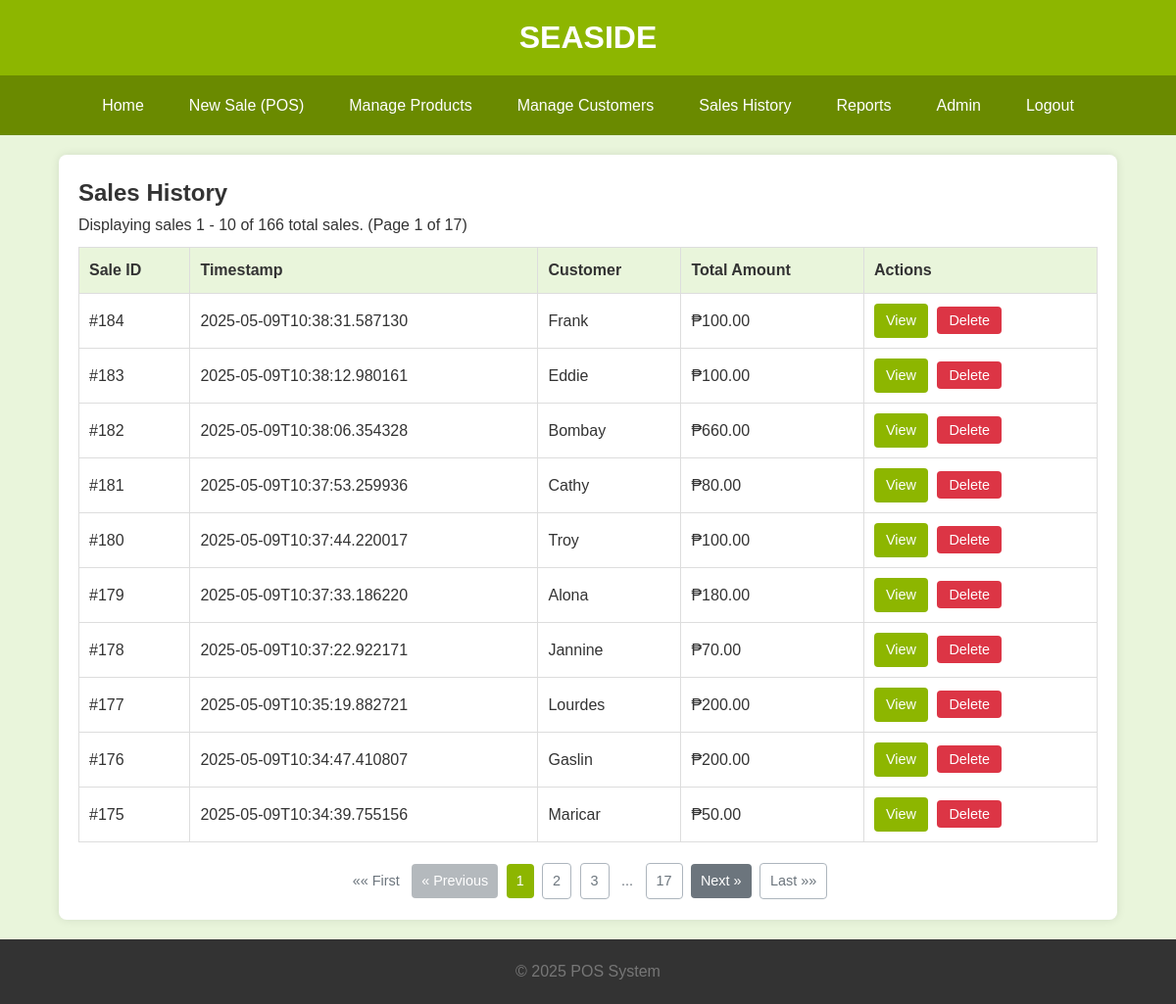
The page /sales (signed in) on the database its author committed.
### tables this page shows
CREATE TABLE Sales (
                SaleID INTEGER PRIMARY KEY AUTOINCREMENT,
                SaleTimestamp TEXT NOT NULL,
                TotalAmount REAL NOT NULL CHECK (TotalAmount >= 0),
                CustomerName TEXT DEFAULT 'N/A'
            );

### app.py (the view)
@app.route('/sales')
@app.route('/sales/page/<int:page_num>')
@login_required
def list_sales(page_num=1):
    total_sales = db.count_total_sales_db()
    sales_on_page = db.get_sales_paginated_db(page=page_num, per_page=ITEMS_PER_PAGE)
    if not sales_on_page and page_num > 1 and total_sales > 0:
        flash(f"No sales found on page {page_num}. Showing last available page.", "info")
        last_page = math.ceil(total_sales / ITEMS_PER_PAGE)
        return redirect(url_for('list_sales', page_num=last_page if last_page > 0 else 1))
    total_pages = math.ceil(total_sales / ITEMS_PER_PAGE) if total_sales > 0 else 0
    return render_template('sales/list.html',
                           sales=sales_on_page, title="Sales History",
                           current_page=page_num, total_pages=total_pages,
                           total_items=total_sales, per_page=ITEMS_PER_PAGE)

### app.py (called while the page is built)
@app.context_processor
def utility_processor():
    return {'now': datetime.datetime.now,
            'min': min,
            'max': max,
            'logged_in': session.get('logged_in', False)}  # Make login status available

def login_required(f):
    @wraps(f)
    def decorated_function(*args, **kwargs):
        if not session.get('logged_in'):
            flash("Please log in to access this page.", "warning")
            return redirect(url_for('login', next=request.url))  # Redirect to login, remember where user was going
        return f(*args, **kwargs)
    return decorated_function

### db_operations.py (called while the page is built)
def get_db_connection():
    conn = None
    try:
        conn = sqlite3.connect(DATABASE_URL)
        conn.row_factory = sqlite3.Row  # Access columns by name
        conn.execute("PRAGMA foreign_keys = ON;")  # Ensure foreign key constraints are enforced
        logging.debug("Database connection established.")
    except sqlite3.Error as e:
        logging.error(f"Database connection error: {e}", exc_info=True)
        raise  # Re-raise the exception if connection fails
    return conn

def get_sales_paginated_db(page=1, per_page=10):
    sql = """
          SELECT SaleID, SaleTimestamp, TotalAmount, CustomerName
          FROM Sales
          ORDER BY SaleTimestamp DESC, SaleID DESC LIMIT ? \
          OFFSET ? \
          """
    conn = None
    try:
        conn = get_db_connection()
        cursor = conn.cursor()
        offset = (page - 1) * per_page
        cursor.execute(sql, (per_page, offset))
        sales = cursor.fetchall()
        return sales  # Returns list of sqlite3.Row objects
    except sqlite3.Error as e:
        logging.error(f"Database error in get_sales_paginated_db: {e}", exc_info=True)
        return []
    finally:
        if conn: conn.close()

def count_total_sales_db():
    sql = "SELECT COUNT(*) FROM Sales"
    conn = None
    try:
        conn = get_db_connection()
        cursor = conn.cursor()
        cursor.execute(sql)
        total_sales = cursor.fetchone()[0]
        return total_sales
    except sqlite3.Error as e:
        logging.error(f"Database error in count_total_sales_db: {e}", exc_info=True)
        return 0
    finally:
        if conn: conn.close()

### templates/sales/list.html (shortened to what this page needs)
{% extends "base.html" %}
{% block content %}
<h2>Sales History</h2>
{% if sales %}
    <p style="margin-bottom: 10px;">
        Displaying sales {{ (current_page - 1) * per_page + 1 }} - {{ min(current_page * per_page, total_items) }} of {{ total_items }} total sales.
        (Page {{ current_page }} of {{ total_pages if total_pages > 0 else 1 }})
    </p>
    <div class="table-responsive-wrapper">
        <table>
            <thead>
                <tr>
                    <th>Sale ID</th>
                    <th>Timestamp</th>
                    <th>Customer</th>
                    <th>Total Amount</th>
                    <th>Actions</th>
                </tr>
            </thead>
            <tbody>
                {% for sale in sales %}
                <tr>
                    <td>#{{ sale.SaleID }}</td>
                    <td>{{ sale.SaleTimestamp }}</td>
                    <td>{{ sale.CustomerName if sale.CustomerName else 'N/A' }}</td>
                    <td>₱{{ "%.2f"|format(sale.TotalAmount) }}</td>
                    <td class="actions">
                        <a href="{{ url_for('view_sale', sale_id=sale.SaleID) }}" class="view-btn">View</a>
                        <form action="{{ url_for('delete_sale', sale_id=sale.SaleID) }}" method="POST" style="display:inline;" onsubmit="return confirm('Are you sure you want to delete Sale #{{ sale.SaleID }}? This will also delete all associated items and cannot be undone.');">
                             <button type="submit" class="delete-btn">Delete</button>
                        </form>
                    </td>
                </tr>
                {% endfor %}
            </tbody>
        </table>
    </div>
    {% if total_pages > 1 %}
    <div class="pagination" style="margin-top: 20px; text-align: center;">
        {% if current_page > 1 %} <a href="{{ url_for('list_sales', page_num=1) }}" class="btn btn-outline-secondary">&laquo;&laquo; First</a> {% else %} <span class="btn btn-outline-secondary disabled">&laquo;&laquo; First</span> {% endif %}
        {% if current_page > 1 %} <a href="{{ url_for('list_sales', page_num=current_page - 1) }}" class="btn btn-secondary">&laquo; Previous</a> {% else %} <span class="btn btn-secondary disabled">&laquo; Previous</span> {% endif %}
        {% set page_window = 2 %}
        {% set start_page = max(1, current_page - page_window) %}
        {% set end_page = min(total_pages, current_page + page_window) %}
        {% for page in range(start_page, end_page + 1) %} {% if page == current_page %} <span class="btn btn-primary current-page">{{ page }}</span> {% else %} <a href="{{ url_for('list_sales', page_num=page) }}" class="btn btn-outline-secondary">{{ page }}</a> {% endif %} {% endfor %}
        {% if end_page < total_pages %} {% if end_page < total_pages - 1 %} <span class="btn btn-outline-secondary disabled" style="border:none; background:transparent; padding: 8px 4px;">...</span> {% endif %} <a href="{{ url_for('list_sales', page_num=total_pages) }}" class="btn btn-outline-secondary">{{ total_pages }}</a> {% endif %}
        {% if current_page < total_pages %} <a href="{{ url_for('list_sales', page_num=current_page + 1) }}" class="btn btn-secondary">Next &raquo;</a> {% else %} <span class="btn btn-secondary disabled">Next &raquo;</span> {% endif %}
        {% if current_page < total_pages %} <a href="{{ url_for('list_sales', page_num=total_pages) }}" class="btn btn-outline-secondary">Last &raquo;&raquo;</a> {% else %} <span class="btn btn-outline-secondary disabled">Last &raquo;&raquo;</span> {% endif %}
    </div>
    {% endif %}
{% else %}
    <p>No sales recorded yet. <a href="{{ url_for('pos_interface') }}">Make a new sale!</a></p>
{% endif %}
{% endblock %}

### static/css/style.css (style rules this page uses)
* { box-sizing: border-box; margin: 0; padding: 0; }
body { font-family: Arial, sans-serif; line-height: 1.6; background-color: #e9f5db; color: #333; display: flex; flex-direction: column; min-height: 100vh; }
.table-responsive-wrapper { overflow-x: auto; margin-bottom: 20px; -webkit-overflow-scrolling: touch; width: 100%; }
.table-responsive-wrapper > table { width: 100%; border-collapse: collapse; }
.table-responsive-wrapper > table th, .table-responsive-wrapper > table td { border: 1px solid #ddd; padding: 10px; text-align: left; white-space: nowrap; }
.table-responsive-wrapper > table th { background-color: #e9f5db; }
.table-responsive-wrapper .actions a, .table-responsive-wrapper .actions button { margin-right: 5px; margin-bottom: 5px; text-decoration: none; padding: 6px 12px; border-radius: 4px; cursor: pointer; border: none; display: inline-block; font-size: 0.9rem; color: #ffffff; }
.table-responsive-wrapper .actions .delete-btn { background-color: #dc3545; }
.table-responsive-wrapper .actions .view-btn { background-color: #8DB600; }
.btn { padding: 12px 18px; color: white; background-color: #8DB600; border: none; border-radius: 4px; cursor: pointer; text-decoration: none; display: inline-block; font-size: 1rem; transition: background-color 0.2s ease-in-out; }
.btn-primary { background-color: #8DB600; color: #fff; }
.btn-secondary { background-color: #6c757d; color: #fff; }
@media (min-width: 768px) { .table-responsive-wrapper .actions button, .table-responsive-wrapper .actions a { margin-bottom: 0; } }
.pagination .btn { margin: 0 2px; padding: 6px 10px; font-size: 0.9em; }
.pagination .btn.current-page { background-color: #8DB600; color: white; border-color: #7F9F00; }
.pagination .btn.disabled { pointer-events: none; opacity: 0.5; }
.btn-outline-secondary { background-color: transparent; border: 1px solid #adb5bd; color: #6c757d; }
.pagination .btn-outline-secondary.disabled { border: none; background-color: transparent; color: #6c757d; opacity: 1; padding: 8px 4px; }

### templates/sales/list.html (style rules this page uses)
.pagination .btn { margin: 0 2px; padding: 6px 10px; font-size: 0.9em; }
.pagination .btn.current-page { background-color: #8DB600; color: white; border-color: #7F9F00; }
.pagination .btn.disabled { pointer-events: none; opacity: 0.5; }
.btn-outline-secondary { background-color: transparent; border: 1px solid #adb5bd; color: #6c757d; }
.pagination .btn-outline-secondary.disabled { border: none; background-color: transparent; color: #6c757d; opacity: 1; padding: 8px 4px; }

### rows shown on the page
Sales: SaleID "184", SaleTimestamp "2025-05-09T10:38:31.587130", CustomerName "Frank", TotalAmount "100.00"
Sales: SaleID "183", SaleTimestamp "2025-05-09T10:38:12.980161", CustomerName "Eddie", TotalAmount "100.00"
Sales: SaleID "182", SaleTimestamp "2025-05-09T10:38:06.354328", CustomerName "Bombay", TotalAmount "660.00"
Sales: SaleID "181", SaleTimestamp "2025-05-09T10:37:53.259936", CustomerName "Cathy", TotalAmount "80.00"
Sales: SaleID "180", SaleTimestamp "2025-05-09T10:37:44.220017", CustomerName "Troy", TotalAmount "100.00"
Sales: SaleID "179", SaleTimestamp "2025-05-09T10:37:33.186220", CustomerName "Alona", TotalAmount "180.00"
Sales: SaleID "178", SaleTimestamp "2025-05-09T10:37:22.922171", CustomerName "Jannine", TotalAmount "70.00"
Sales: SaleID "177", SaleTimestamp "2025-05-09T10:35:19.882721", CustomerName "Lourdes", TotalAmount "200.00"
Sales: SaleID "176", SaleTimestamp "2025-05-09T10:34:47.410807", CustomerName "Gaslin", TotalAmount "200.00"
Sales: SaleID "175", SaleTimestamp "2025-05-09T10:34:39.755156", CustomerName "Maricar", TotalAmount "50.00"

### other values the page prints
{{ (current_page - 1) * per_page + 1 }} "1"
{{ min(current_page * per_page, total_items) }} "10"
{{ total_items }} "166"
{{ current_page }} "1"
{{ total_pages if total_pages > 0 else 1 }} "17"
{{ page }} "1"
{{ page }} "2" "3"
{{ total_pages }} "17"
